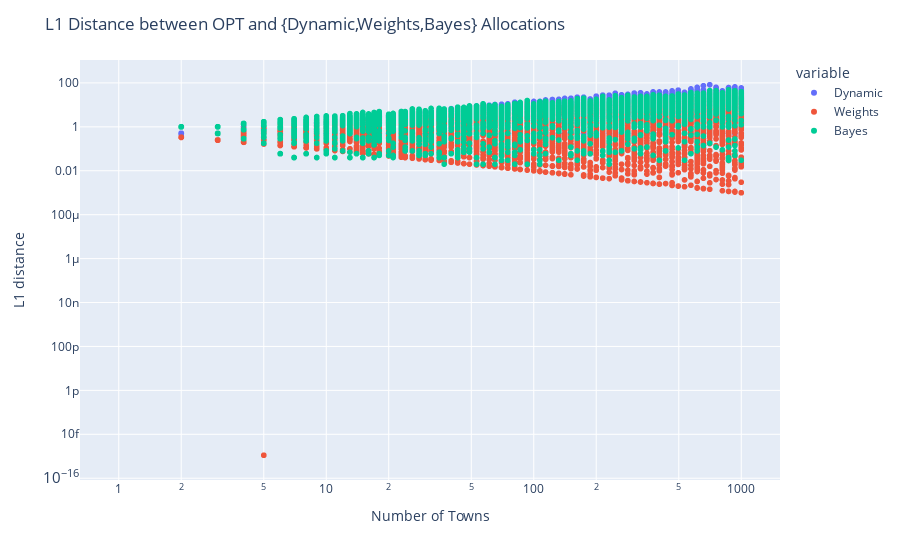

Notebook cell for this chart:
### Markdown cell above
### L1 Norm between OPT and {Dynamic,Weights, Bayes} Allocations

### Code cell
data_dict_1 = {'NumTowns':[],'Dynamic':[],'Weights':[], 'Bayes':[]}

for n in np.logspace(0,3,100):
    n = int(n)
    avg1 = 0
    avg2 = 0
    avg3 = 0
    town_expected_demands = np.zeros(n) + expected_demand    
    budget = n*expected_demand
    b_grid = np.arange(0, budget+grid_size, grid_size)
    for i in range(num_iterations):
        data_dict_1['NumTowns'].append(n)
        town_demands = np.random.randint(1, 3, n)
        opt = waterfilling_waste(town_demands,budget)
        for j in range(3):
            if j==0:
                data_dict_1['Weights'].append(np.sum(np.absolute(opt - waterfilling_weights_waste(weights, sorted_distribution, town_demands, budget))))
            if j==1:
                data_dict_1['Dynamic'].append(np.sum(np.absolute(opt - waterfilling_dynamic_waste(town_expected_demands,town_demands,budget))))
            if j==2:
                data_dict_1['Bayes'].append(np.sum(np.absolute(opt - waterfilling_bayesian(town_demands, opt_policy[(max_n-n):(max_n+1),:], budget, b_grid, grid_size))))
df_uniform = pd.DataFrame(data_dict_1).melt(id_vars="NumTowns")
fig = px.scatter(df_uniform, x="NumTowns", y="value", color='variable')
fig.update_layout(xaxis_type="log", yaxis_type="log")
fig.update_layout(
    title="L1 Distance between OPT and {Dynamic,Weights,Bayes} Allocations",
    xaxis_title="Number of Towns",
    yaxis_title="L1 distance")
fig.show()

### Figure 1 — Plotly figure (JSON) as saved in the notebook; plotly's stock layout.template omitted (floating-point values rounded to 4 significant figures; data arrays with more than 128 entries replaced by an {"elided": "..."} marker saying what was removed)
{"data": [{"hovertemplate": "variable=Dynamic<br>NumTowns=%{x}<br>value=%{y}<extra></extra>", "legendgroup": "Dynamic", "marker": {"color": "#636efa", "symbol": "circle"}, "mode": "markers", "name": "Dynamic", "showlegend": true, "type": "scattergl", "x": {"elided": "10000 int values"}, "xaxis": "x", "y": {"elided": "10000 float values"}, "yaxis": "y"}, {"hovertemplate": "variable=Weights<br>NumTowns=%{x}<br>value=%{y}<extra></extra>", "legendgroup": "Weights", "marker": {"color": "#EF553B", "symbol": "circle"}, "mode": "markers", "name": "Weights", "showlegend": true, "type": "scattergl", "x": {"elided": "10000 int values"}, "xaxis": "x", "y": {"elided": "10000 float values"}, "yaxis": "y"}, {"hovertemplate": "variable=Bayes<br>NumTowns=%{x}<br>value=%{y}<extra></extra>", "legendgroup": "Bayes", "marker": {"color": "#00cc96", "symbol": "circle"}, "mode": "markers", "name": "Bayes", "showlegend": true, "type": "scattergl", "x": {"elided": "10000 int values"}, "xaxis": "x", "y": {"elided": "10000 float values"}, "yaxis": "y"}], "layout": {"legend": {"title": {"text": "variable"}, "tracegroupgap": 0}, "margin": {"t": 60}, "title": {"text": "L1 Distance between OPT and {Dynamic,Weights,Bayes} Allocations"}, "xaxis": {"anchor": "y", "domain": [0, 1], "title": {"text": "Number of Towns"}, "type": "log"}, "yaxis": {"anchor": "x", "domain": [0, 1], "title": {"text": "L1 distance"}, "type": "log"}}}
